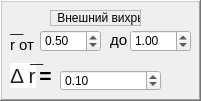
   <widget class="QFrame" name="frame_4">
    <property name="geometry">
     <rect>
      <x>250</x>
      <y>30</y>
      <width>201</width>
      <height>101</height>
     </rect>
    </property>
    <property name="frameShape">
     <enum>QFrame::WinPanel</enum>
    </property>
    <property name="frameShadow">
     <enum>QFrame::Raised</enum>
    </property>
    <widget class="QLabel" name="lbl_15">
     <property name="geometry">
      <rect>
       <x>10</x>
       <y>30</y>
       <width>41</width>
       <height>31</height>
      </rect>
     </property>
     <property name="text">
      <string>&lt;html&gt;&lt;head/&gt;&lt;body&gt;&lt;p&gt;&lt;span style=&quot; font-size:11pt;&quot;&gt;r от&lt;/span&gt;&lt;/p&gt;&lt;/body&gt;&lt;/html&gt;</string>
     </property>
    </widget>
    <widget class="QDoubleSpinBox" name="dblSpinBox_9">
     <property name="geometry">
      <rect>
       <x>40</x>
       <y>30</y>
       <width>61</width>
       <height>22</height>
      </rect>
     </property>
     <property name="wrapping">
      <bool>true</bool>
     </property>
     <property name="decimals">
      <number>2</number>
     </property>
     <property name="minimum">
      <double>0.500000000000000</double>
     </property>
     <property name="maximum">
      <double>2.000000000000000</double>
     </property>
     <property name="singleStep">
      <double>0.005000000000000</double>
     </property>
     <property name="value">
      <double>0.500000000000000</double>
     </property>
    </widget>
    <widget class="QLabel" name="lbl_16">
     <property name="geometry">
      <rect>
       <x>110</x>
       <y>30</y>
       <width>21</width>
       <height>21</height>
      </rect>
     </property>
     <property name="text">
      <string>&lt;html&gt;&lt;head/&gt;&lt;body&gt;&lt;p&gt;&lt;span style=&quot; font-size:11pt;&quot;&gt;до&lt;/span&gt;&lt;/p&gt;&lt;/body&gt;&lt;/html&gt;</string>
     </property>
    </widget>
    <widget class="QDoubleSpinBox" name="dblSpinBox_10">
     <property name="geometry">
      <rect>
       <x>130</x>
       <y>30</y>
       <width>61</width>
       <height>22</height>
      </rect>
     </property>
     <property name="wrapping">
      <bool>true</bool>
     </property>
     <property name="decimals">
      <number>2</number>
     </property>
     <property name="minimum">
      <double>0.000000000000000</double>
     </property>
     <property name="maximum">
      <double>2.000000000000000</double>
     </property>
     <property name="singleStep">
      <double>0.005000000000000</double>
     </property>
     <property name="value">
      <double>1.000000000000000</double>
     </property>
    </widget>
    <widget class="QLabel" name="lbl_17">
     <property name="geometry">
      <rect>
       <x>10</x>
       <y>60</y>
       <width>81</width>
       <height>31</height>
      </rect>
     </property>
     <property name="text">
      <string>&lt;!DOCTYPE HTML PUBLIC &quot;-//W3C//DTD HTML 4.0//EN&quot; &quot;http://www.w3.org/TR/REC-html40/strict.dtd&quot;&gt;
&lt;html&gt;&lt;head&gt;&lt;meta name=&quot;qrichtext&quot; content=&quot;1&quot; /&gt;&lt;style type=&quot;text/css&quot;&gt;
p, li { white-space: pre-wrap; }
&lt;/style&gt;&lt;/head&gt;&lt;body style=&quot; font-family:'MS Shell Dlg 2'; font-size:8pt; font-weight:400; font-style:normal;&quot;&gt;
&lt;p style=&quot; margin-top:12px; margin-bottom:12px; margin-left:0px; margin-right:0px; -qt-block-indent:0; text-indent:0px;&quot;&gt;&lt;span style=&quot; font-family:'arial,sans-serif'; font-size:16pt; color:#222222; background-color:#ffffff;&quot;&gt;Δ r&lt;/span&gt;&lt;span style=&quot; font-family:'Times New Roman,serif'; font-size:16pt; vertical-align:sub;&quot;&gt; &lt;/span&gt;&lt;span style=&quot; font-family:'Times New Roman,serif'; font-size:16pt; font-weight:600;&quot;&gt;=&lt;/span&gt;&lt;/p&gt;&lt;/body&gt;&lt;/html&gt;</string>
     </property>
    </widget>
    <widget class="QDoubleSpinBox" name="dblSpinBox_11">
     <property name="geometry">
      <rect>
       <x>60</x>
       <y>70</y>
       <width>101</width>
       <height>21</height>
      </rect>
     </property>
     <property name="wrapping">
      <bool>true</bool>
     </property>
     <property name="decimals">
      <number>2</number>
     </property>
     <property name="minimum">
      <double>0.000000000000000</double>
     </property>
     <property name="maximum">
      <double>1.000000000000000</double>
     </property>
     <property name="singleStep">
      <double>0.005000000000000</double>
     </property>
     <property name="value">
      <double>0.100000000000000</double>
     </property>
    </widget>
    <widget class="QLabel" name="label">
     <property name="geometry">
      <rect>
       <x>50</x>
       <y>10</y>
       <width>91</width>
       <height>16</height>
      </rect>
     </property>
     <property name="frameShape">
      <enum>QFrame::StyledPanel</enum>
     </property>
     <property name="text">
      <string> Внешний вихрь</string>
     </property>
     <property name="wordWrap">
      <bool>false</bool>
     </property>
    </widget>
    <widget class="QLabel" name="label_2">
     <property name="geometry">
      <rect>
       <x>10</x>
       <y>20</y>
       <width>16</width>
       <height>16</height>
      </rect>
     </property>
     <property name="text">
      <string>__</string>
     </property>
    </widget>
    <widget class="QLabel" name="label_3">
     <property name="geometry">
      <rect>
       <x>30</x>
       <y>50</y>
       <width>16</width>
       <height>16</height>
      </rect>
     </property>
     <property name="text">
      <string>__</string>
     </property>
    </widget>
   </widget>
